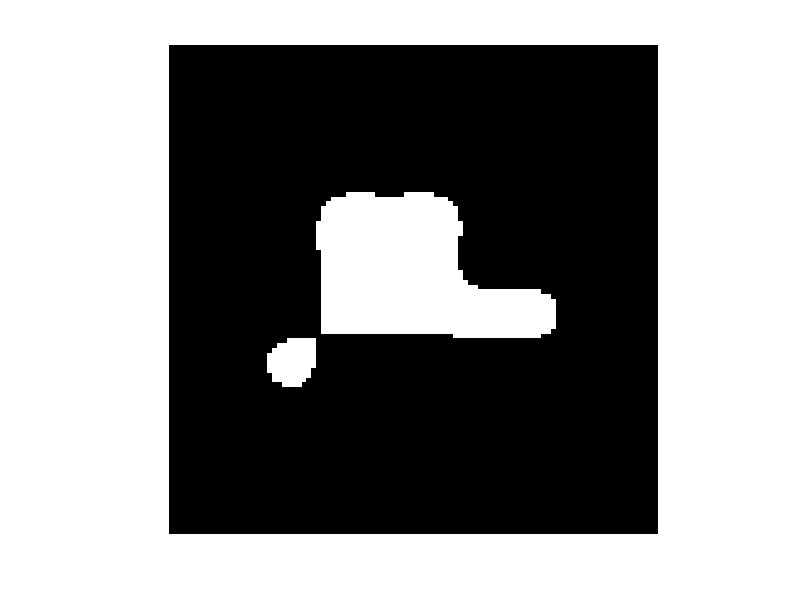
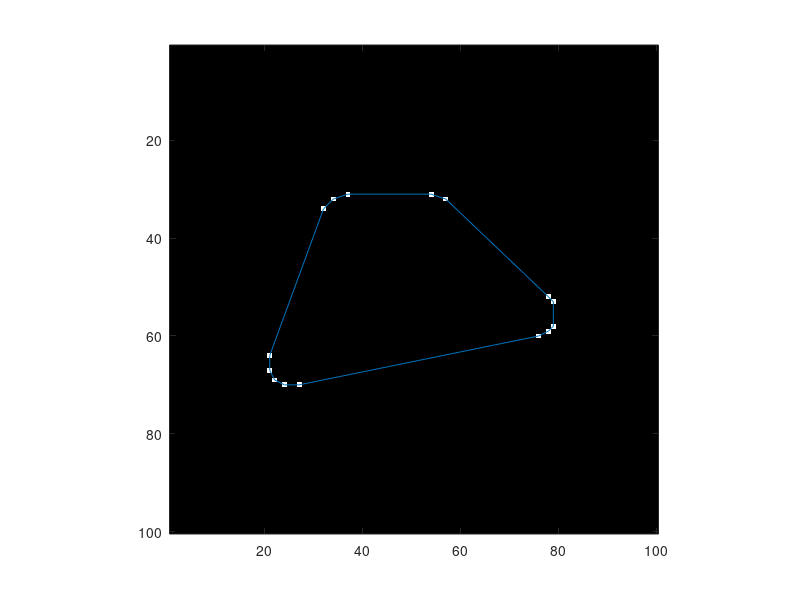
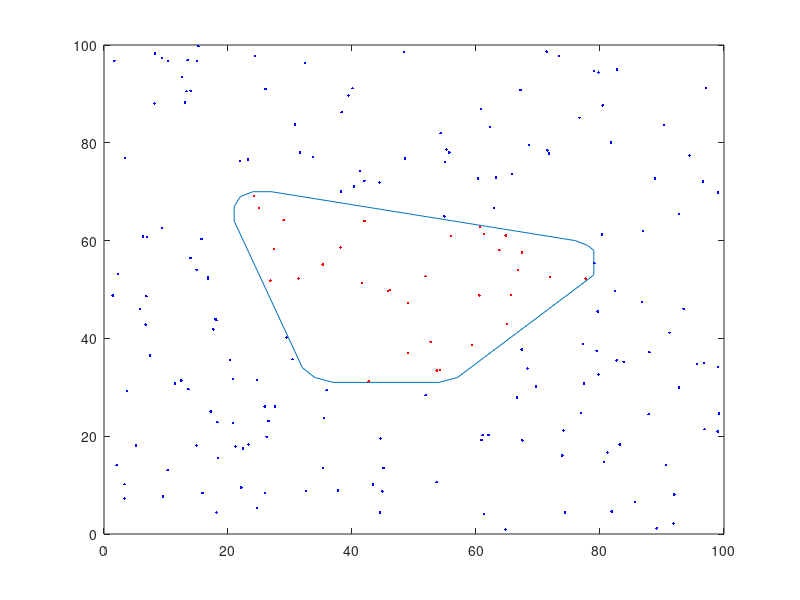

Here is the MATLAB script that generated these plots, in order:
clc
clear all
close all
%% test image
 im=[0 0 0 0 0 0 0 0 0 0;
     0 0 0 0 0 0 0 0 0 0;
     0 0 0 0 0 0 0 0 0 0;
     0 0 0 1 1 1 0 0 0 0;
     0 0 0 1 1 1 0 0 0 0;
     0 0 0 1 1 1 1 1 0 0;
     0 0 1 0 0 0 0 0 0 0;
     0 0 0 0 0 0 0 0 0 0;
     0 0 0 0 0 0 0 0 0 0;
     0 0 0 0 0 0 0 0 0 0; 
     ];
 
  im=imresize(im,[100,100]);
    [r,c]=size(im);
  figure,imshow(im>0.5*max(max(im)));
%% convexhull of inputs
IN=[];
xt=[];
yt=[];
[xt,yt]=find(im>0.5*max(max(im))); %%find input points of convexhull
 
 k = convhull(xt,yt); %% output hull
 
 %% show selected hull points
 showim=zeros(r,c);
 for i=1:length(k)       
 showim(xt(k(i)),yt(k(i)))=1;    
 end
 figure,imshow(showim);hold on 
 plot(yt(k),xt(k)); axis on
 
 %%  test points 
 test_x=rand(200,1)*r;
 test_y=rand(200,1)*c;
 
 %% check if the points are within or on the polygon
in=inpolygon(test_x,test_y,xt(k),yt(k));
figure,h1=plot(yt(k),xt(k),test_y(in),test_x(in),'.r',test_y(~in),test_x(~in),'.b')
 
 
 













i=i;
